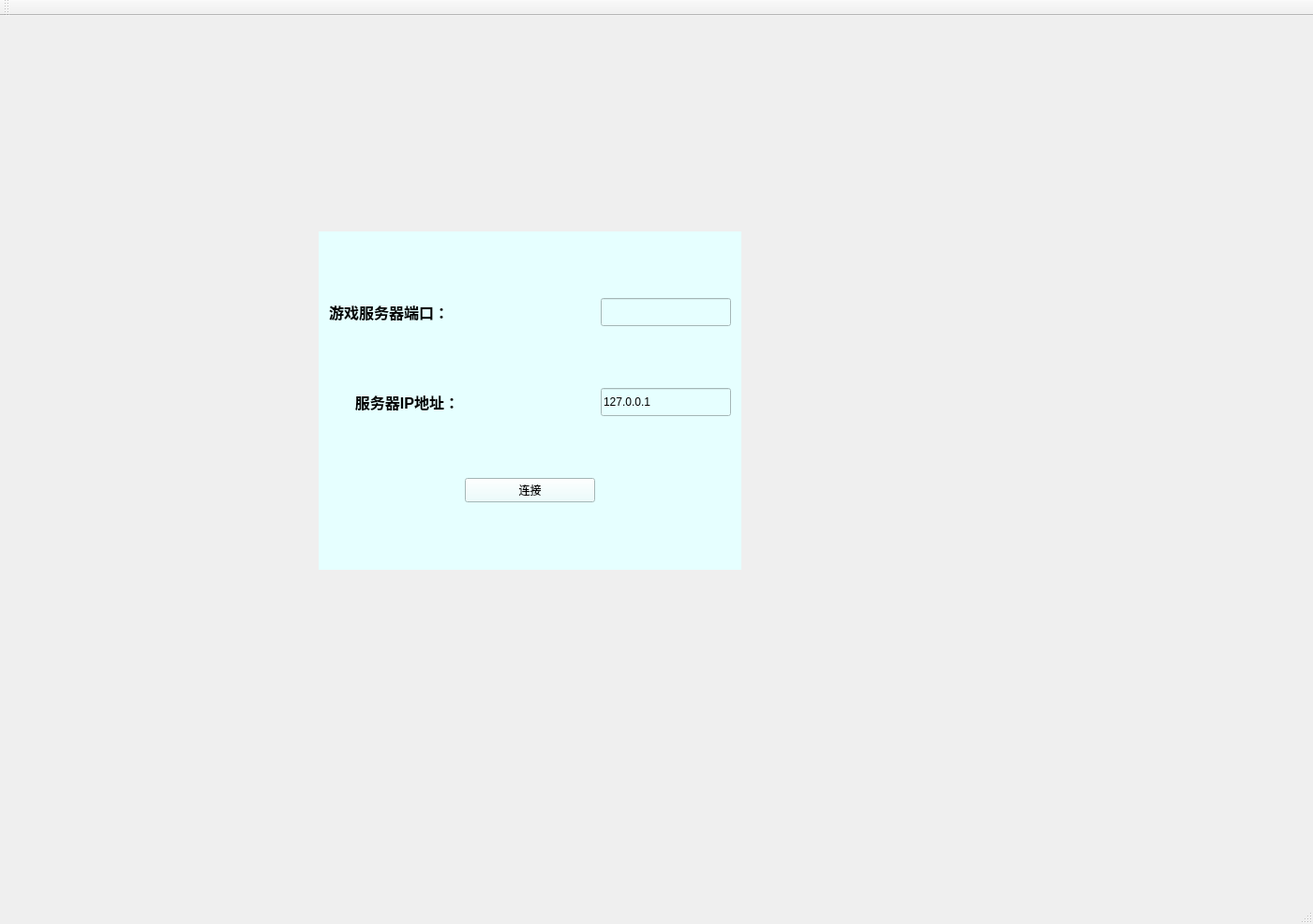
<?xml version="1.0" encoding="UTF-8"?>
<ui version="4.0">
 <class>MainWindow</class>
 <widget class="QMainWindow" name="MainWindow">
  <property name="geometry">
   <rect>
    <x>0</x>
    <y>0</y>
    <width>1401</width>
    <height>986</height>
   </rect>
  </property>
  <property name="windowTitle">
   <string>MainWindow</string>
  </property>
  <widget class="QWidget" name="centralWidget">
   <widget class="QStackedWidget" name="stackedWidget">
    <property name="geometry">
     <rect>
      <x>200</x>
      <y>140</y>
      <width>701</width>
      <height>521</height>
     </rect>
    </property>
    <property name="currentIndex">
     <number>0</number>
    </property>
    <widget class="QWidget" name="page">
     <widget class="QWidget" name="pageconnect" native="true">
      <property name="geometry">
       <rect>
        <x>140</x>
        <y>90</y>
        <width>451</width>
        <height>361</height>
       </rect>
      </property>
      <property name="styleSheet">
       <string notr="true">background-color:rgb(230,255,255);
font: 14pt &quot;Adobe Devanagari&quot;;</string>
      </property>
      <layout class="QGridLayout" name="gridLayout">
       <item row="0" column="0">
        <widget class="QLabel" name="label_">
         <property name="text">
          <string>&lt;html&gt;&lt;head/&gt;&lt;body&gt;&lt;p&gt;&lt;span style=&quot; font-size:12pt; font-weight:600;&quot;&gt;游戏服务器端口：&lt;/span&gt;&lt;/p&gt;&lt;/body&gt;&lt;/html&gt;</string>
         </property>
        </widget>
       </item>
       <item row="1" column="2">
        <widget class="QLineEdit" name="imputip">
         <property name="minimumSize">
          <size>
           <width>0</width>
           <height>30</height>
          </size>
         </property>
         <property name="text">
          <string>127.0.0.1</string>
         </property>
        </widget>
       </item>
       <item row="0" column="2">
        <widget class="QLineEdit" name="imputdk">
         <property name="minimumSize">
          <size>
           <width>0</width>
           <height>30</height>
          </size>
         </property>
         <property name="text">
          <string/>
         </property>
        </widget>
       </item>
       <item row="1" column="0">
        <widget class="QLabel" name="label_1">
         <property name="text">
          <string>&lt;html&gt;&lt;head/&gt;&lt;body&gt;&lt;p align=&quot;right&quot;&gt;&lt;span style=&quot; font-size:12pt; font-weight:600;&quot;&gt;服务器IP地址：&lt;/span&gt;&lt;/p&gt;&lt;/body&gt;&lt;/html&gt;</string>
         </property>
        </widget>
       </item>
       <item row="0" column="1">
        <spacer name="horizontalSpacer">
         <property name="orientation">
          <enum>Qt::Horizontal</enum>
         </property>
         <property name="sizeHint" stdset="0">
          <size>
           <width>40</width>
           <height>20</height>
          </size>
         </property>
        </spacer>
       </item>
       <item row="1" column="1">
        <spacer name="horizontalSpacer_2">
         <property name="orientation">
          <enum>Qt::Horizontal</enum>
         </property>
         <property name="sizeHint" stdset="0">
          <size>
           <width>40</width>
           <height>20</height>
          </size>
         </property>
        </spacer>
       </item>
       <item row="2" column="1">
        <widget class="QPushButton" name="btconnect">
         <property name="text">
          <string>连接</string>
         </property>
        </widget>
       </item>
       <item row="2" column="0">
        <spacer name="horizontalSpacer_3">
         <property name="orientation">
          <enum>Qt::Horizontal</enum>
         </property>
         <property name="sizeHint" stdset="0">
          <size>
           <width>40</width>
           <height>20</height>
          </size>
         </property>
        </spacer>
       </item>
       <item row="2" column="2">
        <spacer name="horizontalSpacer_4">
         <property name="orientation">
          <enum>Qt::Horizontal</enum>
         </property>
         <property name="sizeHint" stdset="0">
          <size>
           <width>40</width>
           <height>20</height>
          </size>
         </property>
        </spacer>
       </item>
      </layout>
     </widget>
    </widget>
    <widget class="QWidget" name="page_2">
     <widget class="QPushButton" name="btdiscon">
      <property name="geometry">
       <rect>
        <x>500</x>
        <y>260</y>
        <width>101</width>
        <height>41</height>
       </rect>
      </property>
      <property name="text">
       <string>断开连接</string>
      </property>
     </widget>
     <widget class="QListWidget" name="playerroom">
      <property name="geometry">
       <rect>
        <x>180</x>
        <y>70</y>
        <width>261</width>
        <height>391</height>
       </rect>
      </property>
      <property name="toolTip">
       <string>&lt;html&gt;&lt;head/&gt;&lt;body&gt;&lt;p&gt;双击连接房间&lt;/p&gt;&lt;p&gt;&lt;br/&gt;&lt;/p&gt;&lt;/body&gt;&lt;/html&gt;</string>
      </property>
      <property name="styleSheet">
       <string notr="true">font: 12pt &quot;Arial&quot;;</string>
      </property>
     </widget>
     <widget class="QPushButton" name="btopen">
      <property name="geometry">
       <rect>
        <x>500</x>
        <y>200</y>
        <width>101</width>
        <height>41</height>
       </rect>
      </property>
      <property name="text">
       <string>开房</string>
      </property>
     </widget>
    </widget>
   </widget>
  </widget>
  <widget class="QMenuBar" name="menuBar">
   <property name="geometry">
    <rect>
     <x>0</x>
     <y>0</y>
     <width>1401</width>
     <height>26</height>
    </rect>
   </property>
  </widget>
  <widget class="QToolBar" name="mainToolBar">
   <attribute name="toolBarArea">
    <enum>TopToolBarArea</enum>
   </attribute>
   <attribute name="toolBarBreak">
    <bool>false</bool>
   </attribute>
  </widget>
  <widget class="QStatusBar" name="statusBar"/>
 </widget>
 <layoutdefault spacing="6" margin="11"/>
 <resources/>
 <connections/>
</ui>
